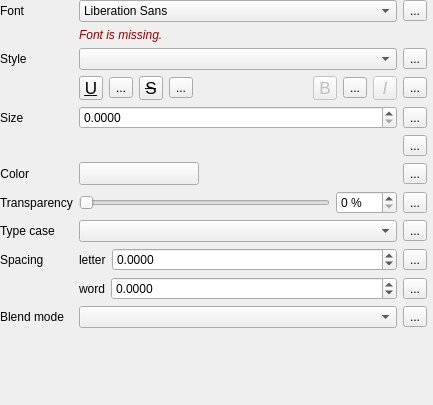
                    <widget class="QWidget" name="scrollAreaWidgetContents">
                     <property name="geometry">
                      <rect>
                       <x>0</x>
                       <y>0</y>
                       <width>433</width>
                       <height>405</height>
                      </rect>
                     </property>
                     <layout class="QVBoxLayout" name="verticalLayout_2">
                      <property name="leftMargin">
                       <number>0</number>
                      </property>
                      <property name="topMargin">
                       <number>0</number>
                      </property>
                      <property name="rightMargin">
                       <number>6</number>
                      </property>
                      <property name="bottomMargin">
                       <number>0</number>
                      </property>
                      <item>
                       <widget class="QFrame" name="mFontStyleGroupBox">
                        <property name="sizePolicy">
                         <sizepolicy hsizetype="Preferred" vsizetype="Maximum">
                          <horstretch>0</horstretch>
                          <verstretch>0</verstretch>
                         </sizepolicy>
                        </property>
                        <property name="maximumSize">
                         <size>
                          <width>16777215</width>
                          <height>16777215</height>
                         </size>
                        </property>
                        <layout class="QGridLayout" name="gridLayout_6">
                         <property name="margin">
                          <number>0</number>
                         </property>
                         <item row="9" column="1" colspan="2">
                          <layout class="QHBoxLayout" name="horizontalLayout_14">
                           <item>
                            <widget class="QLabel" name="mFontLetterSpacingLabel">
                             <property name="sizePolicy">
                              <sizepolicy hsizetype="Maximum" vsizetype="Preferred">
                               <horstretch>0</horstretch>
                               <verstretch>0</verstretch>
                              </sizepolicy>
                             </property>
                             <property name="text">
                              <string>letter</string>
                             </property>
                            </widget>
                           </item>
                           <item>
                            <widget class="QgsDoubleSpinBox" name="mFontLetterSpacingSpinBox">
                             <property name="sizePolicy">
                              <sizepolicy hsizetype="Preferred" vsizetype="Fixed">
                               <horstretch>0</horstretch>
                               <verstretch>0</verstretch>
                              </sizepolicy>
                             </property>
                             <property name="toolTip">
                              <string>Space in pixels or map units, relative to size unit choice</string>
                             </property>
                             <property name="decimals">
                              <number>4</number>
                             </property>
                             <property name="minimum">
                              <double>-1000.000000000000000</double>
                             </property>
                             <property name="maximum">
                              <double>999999999.000000000000000</double>
                             </property>
                             <property name="singleStep">
                              <double>0.100000000000000</double>
                             </property>
                             <property name="showClearButton" stdset="0">
                              <bool>true</bool>
                             </property>
                            </widget>
                           </item>
                           <item>
                            <widget class="QgsDataDefinedButton" name="mFontLetterSpacingDDBtn">
                             <property name="text">
                              <string>...</string>
                             </property>
                            </widget>
                           </item>
                          </layout>
                         </item>
                         <item row="4" column="1">
                          <widget class="QgsDoubleSpinBox" name="mFontSizeSpinBox">
                           <property name="sizePolicy">
                            <sizepolicy hsizetype="Expanding" vsizetype="Fixed">
                             <horstretch>0</horstretch>
                             <verstretch>0</verstretch>
                            </sizepolicy>
                           </property>
                           <property name="minimumSize">
                            <size>
                             <width>0</width>
                             <height>0</height>
                            </size>
                           </property>
                           <property name="decimals">
                            <number>4</number>
                           </property>
                           <property name="maximum">
                            <double>999999999.000000000000000</double>
                           </property>
                           <property name="showClearButton" stdset="0">
                            <bool>false</bool>
                           </property>
                          </widget>
                         </item>
                         <item row="2" column="0">
                          <widget class="QLabel" name="mFontStyleLabel">
                           <property name="sizePolicy">
                            <sizepolicy hsizetype="Maximum" vsizetype="Preferred">
                             <horstretch>0</horstretch>
                             <verstretch>0</verstretch>
                            </sizepolicy>
                           </property>
                           <property name="text">
                            <string>Style</string>
                           </property>
                          </widget>
                         </item>
                         <item row="8" column="1">
                          <widget class="QComboBox" name="mFontCapitalsComboBox">
                           <property name="enabled">
                            <bool>true</bool>
                           </property>
                           <property name="sizePolicy">
                            <sizepolicy hsizetype="Preferred" vsizetype="Fixed">
                             <horstretch>0</horstretch>
                             <verstretch>0</verstretch>
                            </sizepolicy>
                           </property>
                           <property name="maximumSize">
                            <size>
                             <width>16777215</width>
                             <height>16777215</height>
                            </size>
                           </property>
                           <property name="toolTip">
                            <string>Capitalization style of text</string>
                           </property>
                          </widget>
                         </item>
                         <item row="7" column="0">
                          <widget class="QLabel" name="mFontTranspLabel">
                           <property name="enabled">
                            <bool>true</bool>
                           </property>
                           <property name="text">
                            <string>Transparency</string>
                           </property>
                          </widget>
                         </item>
                         <item row="0" column="0">
                          <widget class="QLabel" name="mFontLabel">
                           <property name="sizePolicy">
                            <sizepolicy hsizetype="Preferred" vsizetype="Preferred">
                             <horstretch>0</horstretch>
                             <verstretch>0</verstretch>
                            </sizepolicy>
                           </property>
                           <property name="text">
                            <string>Font</string>
                           </property>
                           <property name="alignment">
                            <set>Qt::AlignLeading|Qt::AlignLeft|Qt::AlignVCenter</set>
                           </property>
                          </widget>
                         </item>
                         <item row="2" column="1">
                          <widget class="QComboBox" name="mFontStyleComboBox">
                           <property name="sizePolicy">
                            <sizepolicy hsizetype="Expanding" vsizetype="Fixed">
                             <horstretch>0</horstretch>
                             <verstretch>0</verstretch>
                            </sizepolicy>
                           </property>
                           <property name="minimumSize">
                            <size>
                             <width>0</width>
                             <height>0</height>
                            </size>
                           </property>
                           <property name="maximumSize">
                            <size>
                             <width>16777215</width>
                             <height>16777215</height>
                            </size>
                           </property>
                           <property name="toolTip">
                            <string>Available typeface styles</string>
                           </property>
                           <property name="sizeAdjustPolicy">
                            <enum>QComboBox::AdjustToContentsOnFirstShow</enum>
                           </property>
                          </widget>
                         </item>
                         <item row="8" column="2">
                          <widget class="QgsDataDefinedButton" name="mFontCaseDDBtn">
                           <property name="text">
                            <string>...</string>
                           </property>
                          </widget>
                         </item>
                         <item row="5" column="2">
                          <widget class="QgsDataDefinedButton" name="mFontUnitsDDBtn">
                           <property name="text">
                            <string>...</string>
                           </property>
                          </widget>
                         </item>
                         <item row="6" column="2">
                          <widget class="QgsDataDefinedButton" name="mFontColorDDBtn">
                           <property name="text">
                            <string>...</string>
                           </property>
                          </widget>
                         </item>
                         <item row="0" column="2">
                          <widget class="QgsDataDefinedButton" name="mFontDDBtn">
                           <property name="text">
                            <string>...</string>
                           </property>
                          </widget>
                         </item>
                         <item row="7" column="2">
                          <widget class="QgsDataDefinedButton" name="mFontTranspDDBtn">
                           <property name="text">
                            <string>...</string>
                           </property>
                          </widget>
                         </item>
                         <item row="7" column="1">
                          <widget class="QFrame" name="frame">
                           <property name="sizePolicy">
                            <sizepolicy hsizetype="Preferred" vsizetype="Maximum">
                             <horstretch>0</horstretch>
                             <verstretch>0</verstretch>
                            </sizepolicy>
                           </property>
                           <layout class="QHBoxLayout" name="horizontalLayout_23">
                            <property name="margin">
                             <number>0</number>
                            </property>
                            <item>
                             <widget class="QSlider" name="mFontTranspSlider">
                              <property name="enabled">
                               <bool>true</bool>
                              </property>
                              <property name="minimumSize">
                               <size>
                                <width>0</width>
                                <height>0</height>
                               </size>
                              </property>
                              <property name="maximumSize">
                               <size>
                                <width>16777215</width>
                                <height>16777215</height>
                               </size>
                              </property>
                              <property name="maximum">
                               <number>100</number>
                              </property>
                              <property name="orientation">
                               <enum>Qt::Horizontal</enum>
                              </property>
                             </widget>
                            </item>
                            <item>
                             <widget class="QgsSpinBox" name="mFontTranspSpinBox">
                              <property name="enabled">
                               <bool>true</bool>
                              </property>
                              <property name="sizePolicy">
                               <sizepolicy hsizetype="Maximum" vsizetype="Fixed">
                                <horstretch>0</horstretch>
                                <verstretch>0</verstretch>
                               </sizepolicy>
                              </property>
                              <property name="suffix">
                               <string> %</string>
                              </property>
                              <property name="maximum">
                               <number>100</number>
                              </property>
                             </widget>
                            </item>
                           </layout>
                          </widget>
                         </item>
                         <item row="8" column="0">
                          <widget class="QLabel" name="mFontCapitalsLabel">
                           <property name="sizePolicy">
                            <sizepolicy hsizetype="Maximum" vsizetype="Preferred">
                             <horstretch>0</horstretch>
                             <verstretch>0</verstretch>
                            </sizepolicy>
                           </property>
                           <property name="text">
                            <string>Type case</string>
                           </property>
                          </widget>
                         </item>
                         <item row="11" column="2">
                          <widget class="QgsDataDefinedButton" name="mFontBlendModeDDBtn">
                           <property name="text">
                            <string>...</string>
                           </property>
                          </widget>
                         </item>
                         <item row="6" column="0">
                          <widget class="QLabel" name="mFontColorLabel">
                           <property name="sizePolicy">
                            <sizepolicy hsizetype="Maximum" vsizetype="Preferred">
                             <horstretch>0</horstretch>
                             <verstretch>0</verstretch>
                            </sizepolicy>
                           </property>
                           <property name="text">
                            <string>Color</string>
                           </property>
                           <property name="alignment">
                            <set>Qt::AlignRight|Qt::AlignTrailing|Qt::AlignVCenter</set>
                           </property>
                          </widget>
                         </item>
                         <item row="4" column="2">
                          <widget class="QgsDataDefinedButton" name="mFontSizeDDBtn">
                           <property name="text">
                            <string>...</string>
                           </property>
                          </widget>
                         </item>
                         <item row="9" column="0">
                          <widget class="QLabel" name="label_10">
                           <property name="text">
                            <string>Spacing</string>
                           </property>
                          </widget>
                         </item>
                         <item row="6" column="1">
                          <widget class="QgsColorButtonV2" name="btnTextColor">
                           <property name="sizePolicy">
                            <sizepolicy hsizetype="Fixed" vsizetype="Fixed">
                             <horstretch>0</horstretch>
                             <verstretch>0</verstretch>
                            </sizepolicy>
                           </property>
                           <property name="minimumSize">
                            <size>
                             <width>120</width>
                             <height>0</height>
                            </size>
                           </property>
                           <property name="maximumSize">
                            <size>
                             <width>120</width>
                             <height>16777215</height>
                            </size>
                           </property>
                          </widget>
                         </item>
                         <item row="11" column="0">
                          <widget class="QLabel" name="labelBlendMode">
                           <property name="text">
                            <string>Blend mode</string>
                           </property>
                          </widget>
                         </item>
                         <item row="10" column="1" colspan="2">
                          <layout class="QHBoxLayout" name="horizontalLayout_15">
                           <item>
                            <widget class="QLabel" name="mFontWordSpacingLabel">
                             <property name="sizePolicy">
                              <sizepolicy hsizetype="Maximum" vsizetype="Preferred">
                               <horstretch>0</horstretch>
                               <verstretch>0</verstretch>
                              </sizepolicy>
                             </property>
                             <property name="text">
                              <string>word</string>
                             </property>
                            </widget>
                           </item>
                           <item>
                            <widget class="QgsDoubleSpinBox" name="mFontWordSpacingSpinBox">
                             <property name="sizePolicy">
                              <sizepolicy hsizetype="Preferred" vsizetype="Fixed">
                               <horstretch>0</horstretch>
                               <verstretch>0</verstretch>
                              </sizepolicy>
                             </property>
                             <property name="toolTip">
                              <string>Space in pixels or map units, relative to size unit choice</string>
                             </property>
                             <property name="decimals">
                              <number>4</number>
                             </property>
                             <property name="minimum">
                              <double>-1000.000000000000000</double>
                             </property>
                             <property name="maximum">
                              <double>999999999.000000000000000</double>
                             </property>
                             <property name="singleStep">
                              <double>0.100000000000000</double>
                             </property>
                             <property name="showClearButton" stdset="0">
                              <bool>true</bool>
                             </property>
                            </widget>
                           </item>
                           <item>
                            <widget class="QgsDataDefinedButton" name="mFontWordSpacingDDBtn">
                             <property name="text">
                              <string>...</string>
                             </property>
                            </widget>
                           </item>
                          </layout>
                         </item>
                         <item row="3" column="1" colspan="2">
                          <layout class="QHBoxLayout" name="horizontalLayout_13">
                           <item>
                            <widget class="QToolButton" name="mFontUnderlineBtn">
                             <property name="enabled">
                              <bool>true</bool>
                             </property>
                             <property name="minimumSize">
                              <size>
                               <width>24</width>
                               <height>24</height>
                              </size>
                             </property>
                             <property name="maximumSize">
                              <size>
                               <width>24</width>
                               <height>24</height>
                              </size>
                             </property>
                             <property name="font">
                              <font>
                               <pointsize>13</pointsize>
                               <underline>true</underline>
                              </font>
                             </property>
                             <property name="toolTip">
                              <string>Underlined text</string>
                             </property>
                             <property name="text">
                              <string>U</string>
                             </property>
                             <property name="checkable">
                              <bool>true</bool>
                             </property>
                            </widget>
                           </item>
                           <item>
                            <widget class="QgsDataDefinedButton" name="mFontUnderlineDDBtn">
                             <property name="text">
                              <string>...</string>
                             </property>
                            </widget>
                           </item>
                           <item>
                            <widget class="QToolButton" name="mFontStrikethroughBtn">
                             <property name="enabled">
                              <bool>true</bool>
                             </property>
                             <property name="minimumSize">
                              <size>
                               <width>24</width>
                               <height>24</height>
                              </size>
                             </property>
                             <property name="maximumSize">
                              <size>
                               <width>24</width>
                               <height>24</height>
                              </size>
                             </property>
                             <property name="font">
                              <font>
                               <pointsize>13</pointsize>
                               <strikeout>true</strikeout>
                              </font>
                             </property>
                             <property name="toolTip">
                              <string>Strikeout text</string>
                             </property>
                             <property name="text">
                              <string>S</string>
                             </property>
                             <property name="checkable">
                              <bool>true</bool>
                             </property>
                            </widget>
                           </item>
                           <item>
                            <widget class="QgsDataDefinedButton" name="mFontStrikeoutDDBtn">
                             <property name="text">
                              <string>...</string>
                             </property>
                            </widget>
                           </item>
                           <item>
                            <spacer name="horizontalSpacer_11">
                             <property name="orientation">
                              <enum>Qt::Horizontal</enum>
                             </property>
                             <property name="sizeHint" stdset="0">
                              <size>
                               <width>0</width>
                               <height>20</height>
                              </size>
                             </property>
                            </spacer>
                           </item>
                           <item>
                            <widget class="QToolButton" name="mFontBoldBtn">
                             <property name="enabled">
                              <bool>false</bool>
                             </property>
                             <property name="minimumSize">
                              <size>
                               <width>24</width>
                               <height>24</height>
                              </size>
                             </property>
                             <property name="maximumSize">
                              <size>
                               <width>24</width>
                               <height>24</height>
                              </size>
                             </property>
                             <property name="font">
                              <font>
                               <pointsize>13</pointsize>
                              </font>
                             </property>
                             <property name="toolTip">
                              <string>Bold text
(data defined only, overrides Style)</string>
                             </property>
                             <property name="text">
                              <string>B</string>
                             </property>
                             <property name="checkable">
                              <bool>true</bool>
                             </property>
                            </widget>
                           </item>
                           <item>
                            <widget class="QgsDataDefinedButton" name="mFontBoldDDBtn">
                             <property name="text">
                              <string>...</string>
                             </property>
                            </widget>
                           </item>
                           <item>
                            <widget class="QToolButton" name="mFontItalicBtn">
                             <property name="enabled">
                              <bool>false</bool>
                             </property>
                             <property name="minimumSize">
                              <size>
                               <width>24</width>
                               <height>24</height>
                              </size>
                             </property>
                             <property name="maximumSize">
                              <size>
                               <width>24</width>
                               <height>24</height>
                              </size>
                             </property>
                             <property name="font">
                              <font>
                               <pointsize>13</pointsize>
                               <italic>true</italic>
                              </font>
                             </property>
                             <property name="toolTip">
                              <string>Italic text
(data defined only, overrides Style)</string>
                             </property>
                             <property name="text">
                              <string>I</string>
                             </property>
                             <property name="checkable">
                              <bool>true</bool>
                             </property>
                            </widget>
                           </item>
                           <item>
                            <widget class="QgsDataDefinedButton" name="mFontItalicDDBtn">
                             <property name="text">
                              <string>...</string>
                             </property>
                            </widget>
                           </item>
                          </layout>
                         </item>
                         <item row="11" column="1">
                          <widget class="QgsBlendModeComboBox" name="comboBlendMode"/>
                         </item>
                         <item row="2" column="2">
                          <widget class="QgsDataDefinedButton" name="mFontStyleDDBtn">
                           <property name="text">
                            <string>...</string>
                           </property>
                          </widget>
                         </item>
                         <item row="4" column="0">
                          <widget class="QLabel" name="mFontSizeLabel">
                           <property name="sizePolicy">
                            <sizepolicy hsizetype="Maximum" vsizetype="Preferred">
                             <horstretch>0</horstretch>
                             <verstretch>0</verstretch>
                            </sizepolicy>
                           </property>
                           <property name="text">
                            <string>Size</string>
                           </property>
                          </widget>
                         </item>
                         <item row="1" column="1">
                          <widget class="QFrame" name="mFontFamilyFrame">
                           <layout class="QHBoxLayout" name="horizontalLayout_5">
                            <property name="margin">
                             <number>0</number>
                            </property>
                            <item>
                             <widget class="QLabel" name="mFontMissingLabel">
                              <property name="sizePolicy">
                               <sizepolicy hsizetype="Expanding" vsizetype="Preferred">
                                <horstretch>0</horstretch>
                                <verstretch>0</verstretch>
                               </sizepolicy>
                              </property>
                              <property name="styleSheet">
                               <string notr="true">color: #990000;
font-style: italic;</string>
                              </property>
                              <property name="text">
                               <string>Font is missing.</string>
                              </property>
                              <property name="alignment">
                               <set>Qt::AlignLeading|Qt::AlignLeft|Qt::AlignVCenter</set>
                              </property>
                             </widget>
                            </item>
                           </layout>
                          </widget>
                         </item>
                         <item row="0" column="1">
                          <widget class="QFontComboBox" name="mFontFamilyCmbBx">
                           <property name="editable">
                            <bool>false</bool>
                           </property>
                          </widget>
                         </item>
                         <item row="5" column="1">
                          <widget class="QgsUnitSelectionWidget" name="mFontSizeUnitWidget" native="true"/>
                         </item>
                        </layout>
                       </widget>
                      </item>
                      <item>
                       <spacer name="verticalSpacer_2">
                        <property name="orientation">
                         <enum>Qt::Vertical</enum>
                        </property>
                        <property name="sizeHint" stdset="0">
                         <size>
                          <width>20</width>
                          <height>0</height>
                         </size>
                        </property>
                       </spacer>
                      </item>
                     </layout>
                    </widget>
